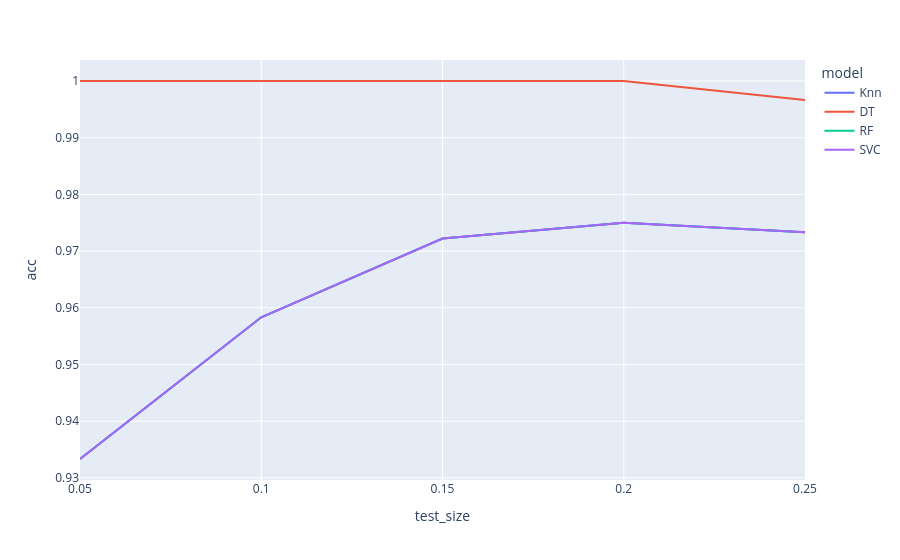
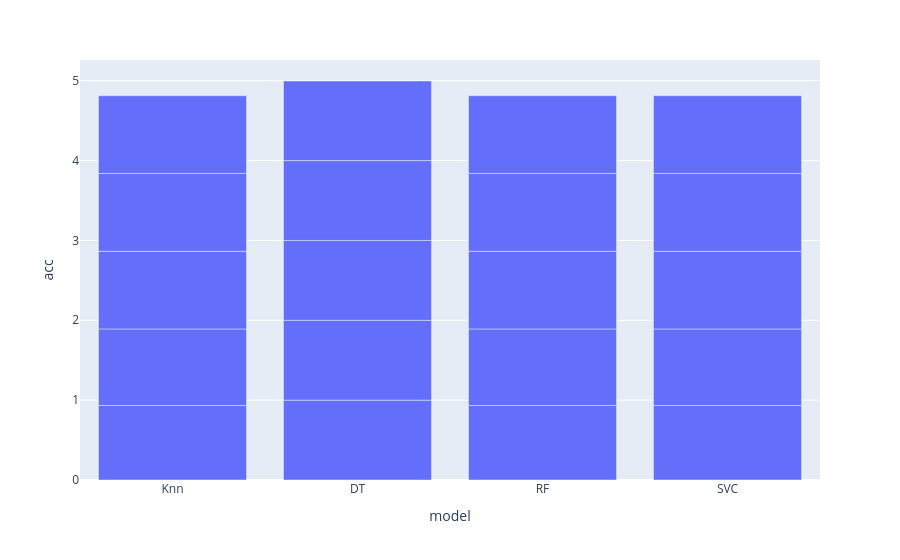

These figures' notebook cell, in order:
### Code cell
fig=px.line(data_frame=df1,x='test_size',y='acc',color='model')
fig.show()

fig=px.bar(data_frame=df1,x='model',y='acc')
fig.show()

### Figure 1 — Plotly figure (JSON) as saved in the notebook; plotly's stock layout.template omitted (floating-point values rounded to 4 significant figures)
{"data": [{"hovertemplate": "model=Knn<br>test_size=%{x}<br>acc=%{y}<extra></extra>", "legendgroup": "Knn", "line": {"color": "#636efa", "dash": "solid"}, "marker": {"symbol": "circle"}, "mode": "lines", "name": "Knn", "orientation": "v", "showlegend": true, "type": "scatter", "x": [0.05, 0.1, 0.15, 0.2, 0.25], "xaxis": "x", "y": [0.9333, 0.9583, 0.9722, 0.975, 0.9733], "yaxis": "y"}, {"hovertemplate": "model=DT<br>test_size=%{x}<br>acc=%{y}<extra></extra>", "legendgroup": "DT", "line": {"color": "#EF553B", "dash": "solid"}, "marker": {"symbol": "circle"}, "mode": "lines", "name": "DT", "orientation": "v", "showlegend": true, "type": "scatter", "x": [0.05, 0.1, 0.15, 0.2, 0.25], "xaxis": "x", "y": [1.0, 1.0, 1.0, 1.0, 0.9967], "yaxis": "y"}, {"hovertemplate": "model=RF<br>test_size=%{x}<br>acc=%{y}<extra></extra>", "legendgroup": "RF", "line": {"color": "#00cc96", "dash": "solid"}, "marker": {"symbol": "circle"}, "mode": "lines", "name": "RF", "orientation": "v", "showlegend": true, "type": "scatter", "x": [0.05, 0.1, 0.15, 0.2, 0.25], "xaxis": "x", "y": [0.9333, 0.9583, 0.9722, 0.975, 0.9733], "yaxis": "y"}, {"hovertemplate": "model=SVC<br>test_size=%{x}<br>acc=%{y}<extra></extra>", "legendgroup": "SVC", "line": {"color": "#ab63fa", "dash": "solid"}, "marker": {"symbol": "circle"}, "mode": "lines", "name": "SVC", "orientation": "v", "showlegend": true, "type": "scatter", "x": [0.05, 0.1, 0.15, 0.2, 0.25], "xaxis": "x", "y": [0.9333, 0.9583, 0.9722, 0.975, 0.9733], "yaxis": "y"}], "layout": {"legend": {"title": {"text": "model"}, "tracegroupgap": 0}, "margin": {"t": 60}, "xaxis": {"anchor": "y", "domain": [0, 1], "title": {"text": "test_size"}}, "yaxis": {"anchor": "x", "domain": [0, 1], "title": {"text": "acc"}}}}

### Figure 2 — Plotly figure (JSON) as saved in the notebook; plotly's stock layout.template omitted (floating-point values rounded to 4 significant figures)
{"data": [{"hovertemplate": "model=%{x}<br>acc=%{y}<extra></extra>", "legendgroup": "", "marker": {"color": "#636efa", "pattern": {"shape": ""}}, "name": "", "orientation": "v", "showlegend": false, "textposition": "auto", "type": "bar", "x": ["Knn", "DT", "RF", "SVC", "Knn", "DT", "RF", "SVC", "Knn", "DT", "RF", "SVC", "Knn", "DT", "RF", "SVC", "Knn", "DT", "RF", "SVC"], "xaxis": "x", "y": [0.9333, 1.0, 0.9333, 0.9333, 0.9583, 1.0, 0.9583, 0.9583, 0.9722, 1.0, 0.9722, 0.9722, 0.975, 1.0, 0.975, 0.975, 0.9733, 0.9967, 0.9733, 0.9733], "yaxis": "y"}], "layout": {"barmode": "relative", "legend": {"tracegroupgap": 0}, "margin": {"t": 60}, "xaxis": {"anchor": "y", "domain": [0, 1], "title": {"text": "model"}}, "yaxis": {"anchor": "x", "domain": [0, 1], "title": {"text": "acc"}}}}
